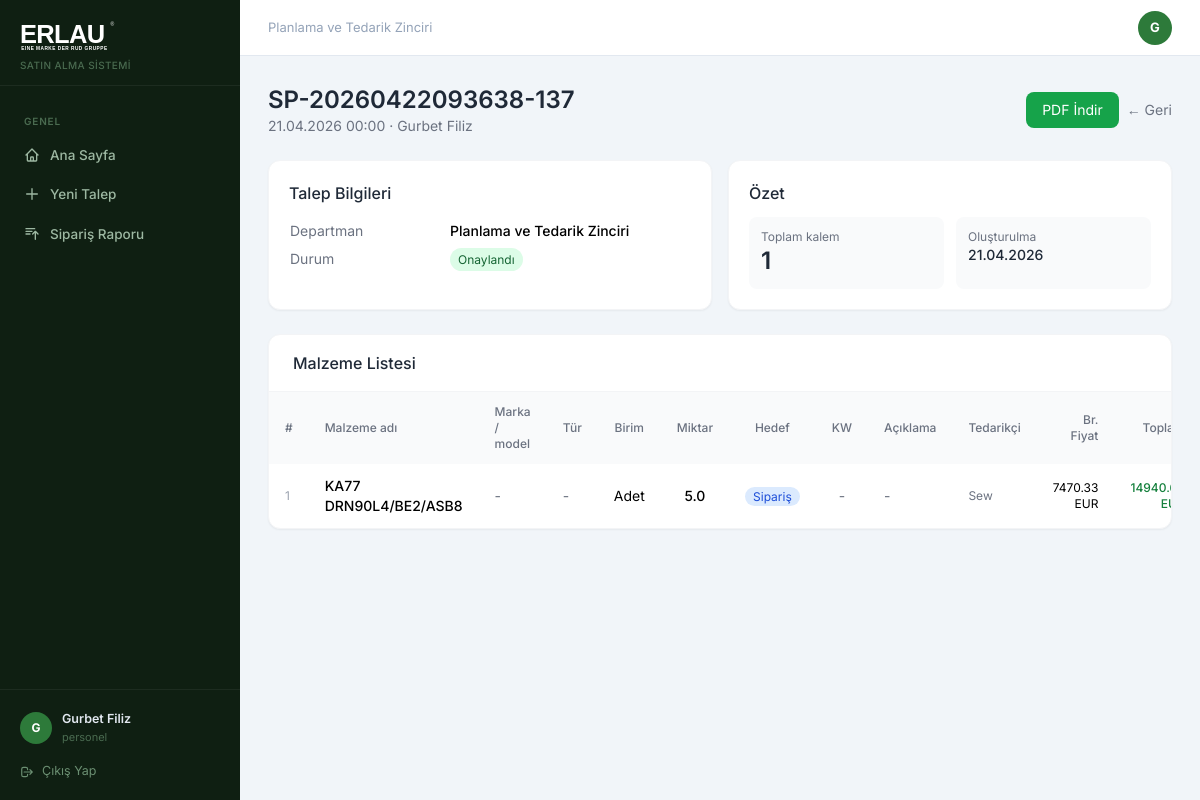
/talep/35 (signed in), run on an earlier commit of the app's database.
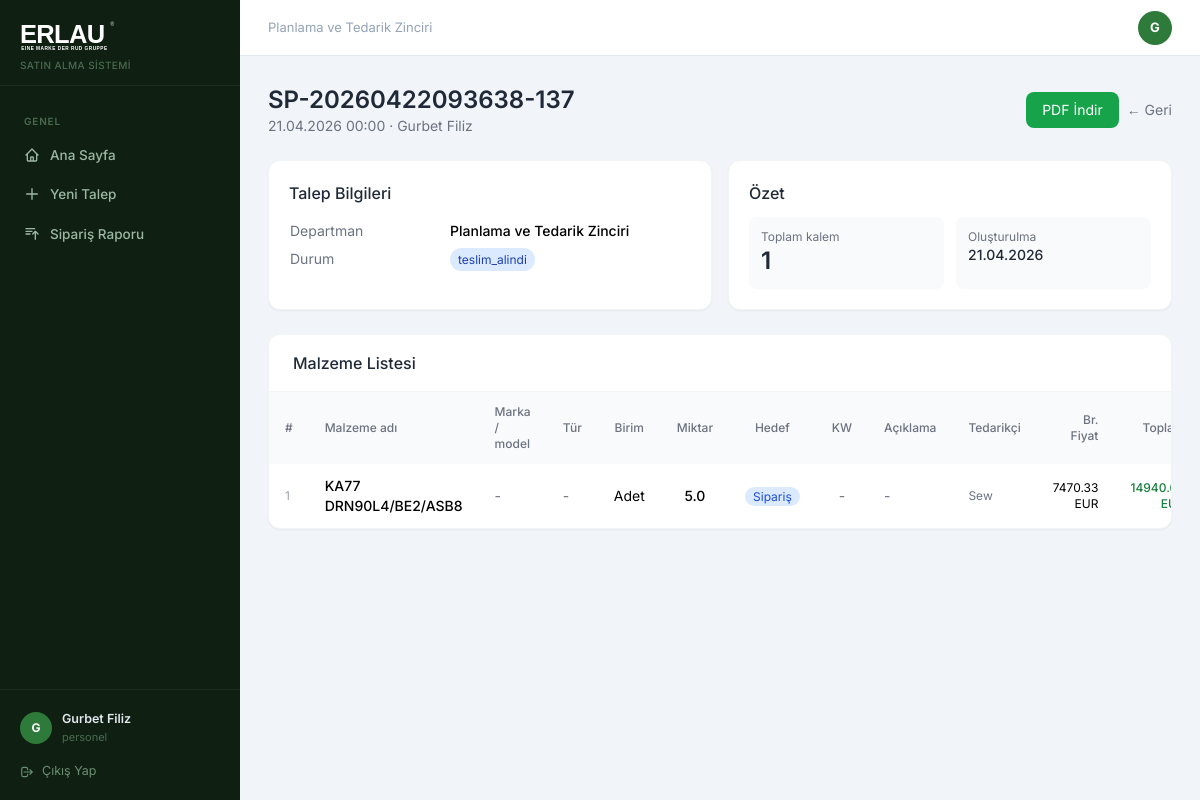
And on a later commit of the database.
### app/models.py (models this page shows)
class TalepFormu(db.Model):
    id = db.Column(db.Integer, primary_key=True)
    siparis_no = db.Column(db.String(50), unique=True, nullable=False)
    talep_eden_id = db.Column(db.Integer, db.ForeignKey('user.id'))
    department_id = db.Column(db.Integer, db.ForeignKey('department.id'))
    durum = db.Column(db.String(30), default='bekliyor')
    yolda_tarihi = db.Column(db.DateTime)
    created_at = db.Column(db.DateTime, default=datetime.utcnow)
    updated_at = db.Column(db.DateTime, default=datetime.utcnow, onupdate=datetime.utcnow)
    kalemler = db.relationship('TalepKalem', backref='talep', lazy=True, cascade='all, delete-orphan')
    department = db.relationship('Department', foreign_keys=[department_id])

### app/routes.py (the view)
@main.route('/talep/<int:talep_id>')
@login_required
def talep_detay(talep_id):
    talep = db.get_or_404(TalepFormu, talep_id)
    return render_template('talep_detay.html', talep=talep)

### app/models.py (called while the page is built)
@login_manager.user_loader
def load_user(user_id):
    return User.query.get(int(user_id))

### app/templates/talep_detay.html (shortened to what the changed rows need)
{% extends 'base.html' %}
{% block content %}
<div class="flex items-center justify-between mb-6">
  <div>
    <h1 class="text-2xl font-semibold text-gray-800">{{ talep.siparis_no }}</h1>
    <p class="text-gray-500 text-sm">{{ talep.created_at.strftime('%d.%m.%Y %H:%M') }} · {{ talep.talep_eden.name }}</p>
  </div>
</div>
<div class="grid grid-cols-1 md:grid-cols-2 gap-4 mb-6">
  <div class="bg-white rounded-xl border border-gray-100 shadow-sm p-5">
    <h2 class="font-medium text-gray-800 mb-3">Talep Bilgileri</h2>
    <table class="w-full text-sm">
<tr><td class="text-gray-500 py-1">Durum</td><td>
        {% if talep.durum == 'bekliyor' %}<span class="bg-yellow-100 text-yellow-800 px-2 py-1 rounded-full text-xs">Onay Bekliyor</span>
        {% elif talep.durum == 'onaylandi' %}<span class="bg-green-100 text-green-800 px-2 py-1 rounded-full text-xs">Onaylandı</span>
        {% elif talep.durum == 'iptal' %}<span class="bg-red-100 text-red-800 px-2 py-1 rounded-full text-xs">İptal</span>
        {% else %}<span class="bg-blue-100 text-blue-800 px-2 py-1 rounded-full text-xs">{{ talep.durum }}</span>{% endif %}
      </td></tr>
    </table>
  </div>
  <div class="bg-white rounded-xl border border-gray-100 shadow-sm p-5">
    <h2 class="font-medium text-gray-800 mb-3">Özet</h2>
    <div class="grid grid-cols-2 gap-3">
      <div class="bg-gray-50 rounded-lg p-3">
        <p class="text-xs text-gray-500">Oluşturulma</p>
        <p class="text-sm font-medium text-gray-800">{{ talep.created_at.strftime('%d.%m.%Y') }}</p>
      </div>
    </div>
  </div>
</div>
<div class="bg-white rounded-xl border border-gray-100 shadow-sm overflow-hidden">
  <div class="px-6 py-4 border-b border-gray-100">
    <h2 class="font-medium text-gray-800">Malzeme Listesi</h2>
  </div>
  <div class="overflow-x-auto">
    <table class="w-full text-sm">
      <thead class="bg-gray-50">
        <tr>
          <th class="px-4 py-3 text-left text-xs font-medium text-gray-500">#</th>
          <th class="px-4 py-3 text-left text-xs font-medium text-gray-500">Malzeme adı</th>
          <th class="px-4 py-3 text-left text-xs font-medium text-gray-500">Marka / model</th>
          <th class="px-4 py-3 text-left text-xs font-medium text-gray-500">Tür</th>
          <th class="px-4 py-3 text-center text-xs font-medium text-gray-500">Birim</th>
          <th class="px-4 py-3 text-center text-xs font-medium text-gray-500">Miktar</th>
          <th class="px-4 py-3 text-center text-xs font-medium text-gray-500">Hedef</th>
          <th class="px-4 py-3 text-center text-xs font-medium text-gray-500">KW</th>
          <th class="px-4 py-3 text-left text-xs font-medium text-gray-500">Açıklama</th>
          <th class="px-4 py-3 text-left text-xs font-medium text-gray-500">Tedarikçi</th>
          <th class="px-4 py-3 text-right text-xs font-medium text-gray-500">Br. Fiyat</th>
          <th class="px-4 py-3 text-right text-xs font-medium text-gray-500">Toplam</th>
        </tr>
      </thead>
    </table>
  </div>
</div>
{% endblock %}

What changed in the data, as far as the page shows it:
changed TalepFormu "SP-20260422093638-137": durum (not shown) → "teslim_alindi"
Also different on the page:
text no longer shown: "Onaylandı"
